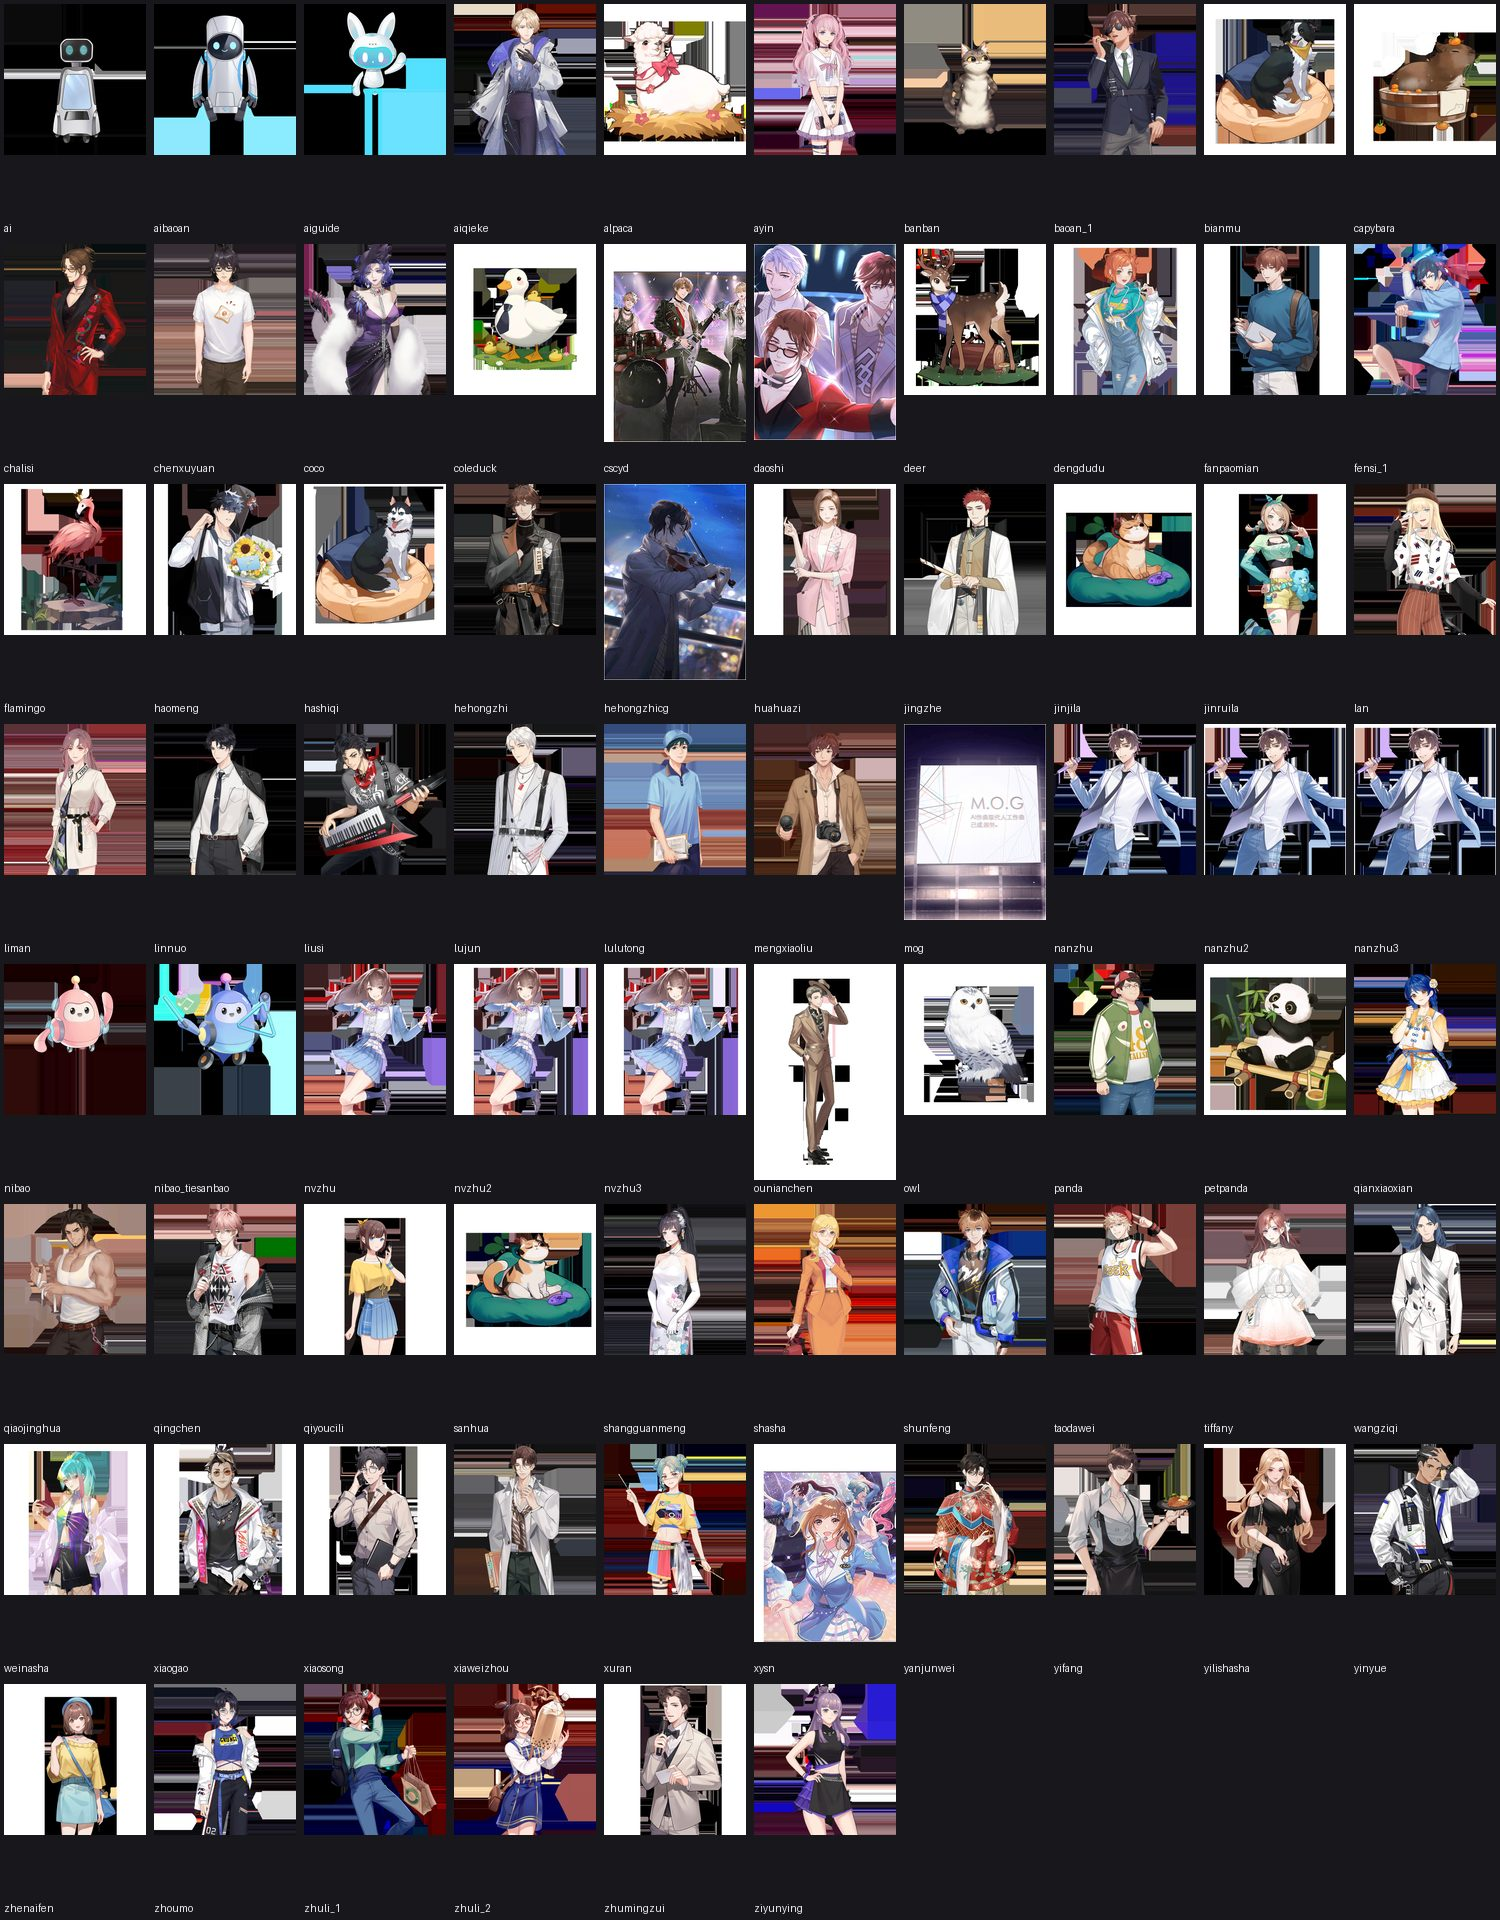

Here is the Python script that generated this plot:
from PIL import Image, ImageDraw
import os, io, UnityPy

SRC = r'C:/Users/12821/WorkBuddy/2026-10-09-16-09-02/work/apk_decoded/assets/Android/resab'
OUT = r'D:/workbuddy/2026-10-23-16-33-10/tools/asset_pick/rolecard_sheet.jpg'

names = sorted(
    f[len('rolecards_rolecard_'):-len('.assetbundle')]
    for f in os.listdir(SRC)
    if f.startswith('rolecards_rolecard_') and f.endswith('.assetbundle')
)

def load(bundle):
    env = UnityPy.load(io.BytesIO(open(os.path.join(SRC, bundle), 'rb').read()[128:]))
    for obj in env.objects:
        if obj.type.name == 'Texture2D':
            t = obj.read()
            if t.image:
                return t.image
    return None

CELL_W, CELL_H = 150, 240
COLS = 10
rows = (len(names) + COLS - 1) // COLS
sheet = Image.new('RGB', (CELL_W * COLS, CELL_H * rows), (24, 24, 28))
draw = ImageDraw.Draw(sheet)

for i, n in enumerate(names):
    img = load(f'rolecards_rolecard_{n}.assetbundle')
    x = (i % COLS) * CELL_W
    y = (i // COLS) * CELL_H
    if img:
        im = img.convert('RGB')
        im.thumbnail((CELL_W - 8, CELL_H - 24), Image.LANCZOS)
        sheet.paste(im, (x + (CELL_W - im.width) // 2, y + 4))
    draw.text((x + 4, y + CELL_H - 18), n, fill=(235, 235, 235))

sheet.save(OUT, 'JPEG', quality=82, optimize=True)
print('saved', OUT, sheet.size, f'{os.path.getsize(OUT)/1024:.0f}KB')
